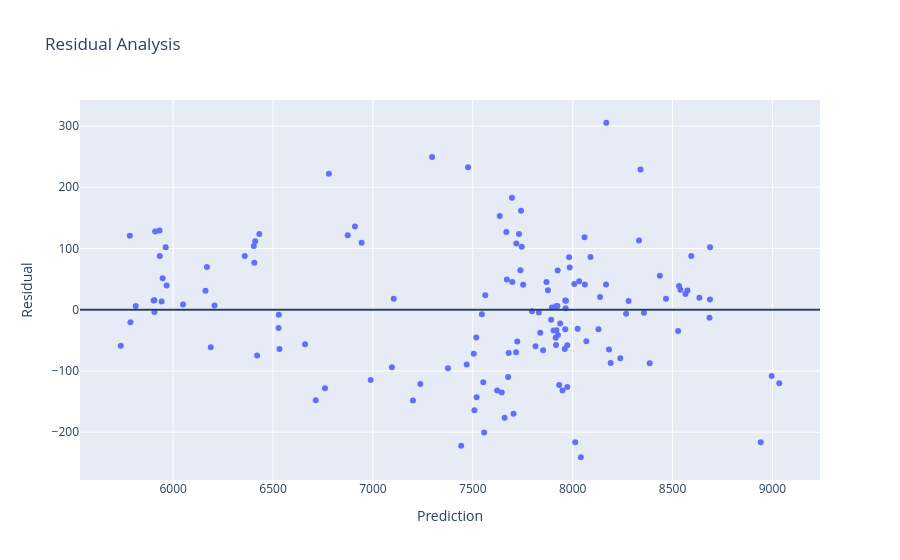

Source (notebook cell):
### Markdown cell above
## Best Performing Model

Based on the evaluation metrics, the Random Forest model achieved the lowest prediction error and was selected as the primary forecasting model for deployment.

### Code cell
results = pd.DataFrame({
    "Actual": y_test,
    "Prediction": rf_predictions
})

results["Residual"] = (
    results["Actual"] -
    results["Prediction"]
)

fig = px.scatter(
    results,
    x="Prediction",
    y="Residual",
    title="Residual Analysis"
)

fig.add_hline(y=0)

fig.show()

### Figure 1 — Plotly figure (JSON) as saved in the notebook; plotly's stock layout.template omitted (floating-point values rounded to 4 significant figures; data arrays with more than 128 entries replaced by an {"elided": "..."} marker saying what was removed)
{"data": [{"hovertemplate": "Prediction=%{x}<br>Residual=%{y}<extra></extra>", "legendgroup": "", "marker": {"color": "#636efa", "symbol": "circle"}, "mode": "markers", "name": "", "orientation": "v", "showlegend": false, "type": "scatter", "x": {"elided": "138 float values"}, "xaxis": "x", "y": {"elided": "138 float values"}, "yaxis": "y"}], "layout": {"legend": {"tracegroupgap": 0}, "shapes": [{"type": "line", "x0": 0, "x1": 1, "xref": "x domain", "y0": 0, "y1": 0, "yref": "y"}], "title": {"text": "Residual Analysis"}, "xaxis": {"anchor": "y", "domain": [0, 1], "title": {"text": "Prediction"}}, "yaxis": {"anchor": "x", "domain": [0, 1], "title": {"text": "Residual"}}}}
